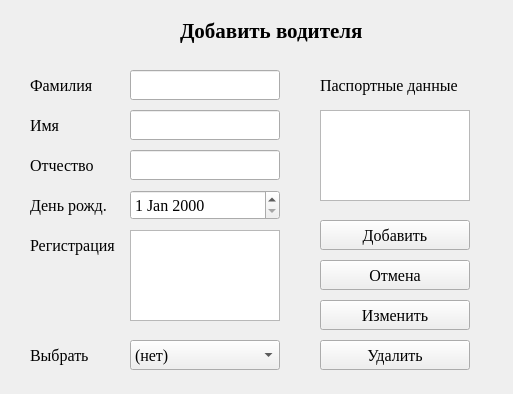
<?xml version="1.0" encoding="UTF-8"?>
<ui version="4.0">
 <class>Form</class>
 <widget class="QWidget" name="Form">
  <property name="geometry">
   <rect>
    <x>0</x>
    <y>0</y>
    <width>513</width>
    <height>394</height>
   </rect>
  </property>
  <property name="windowTitle">
   <string>Form</string>
  </property>
  <widget class="QLabel" name="label">
   <property name="geometry">
    <rect>
     <x>180</x>
     <y>10</y>
     <width>211</width>
     <height>41</height>
    </rect>
   </property>
   <property name="font">
    <font>
     <family>Times New Roman</family>
     <pointsize>16</pointsize>
     <bold>true</bold>
    </font>
   </property>
   <property name="text">
    <string>Добавить водителя</string>
   </property>
  </widget>
  <widget class="QLineEdit" name="family">
   <property name="geometry">
    <rect>
     <x>130</x>
     <y>70</y>
     <width>150</width>
     <height>30</height>
    </rect>
   </property>
   <property name="font">
    <font>
     <family>Times New Roman</family>
     <pointsize>12</pointsize>
    </font>
   </property>
  </widget>
  <widget class="QLineEdit" name="name">
   <property name="geometry">
    <rect>
     <x>130</x>
     <y>110</y>
     <width>150</width>
     <height>30</height>
    </rect>
   </property>
   <property name="font">
    <font>
     <family>Times New Roman</family>
     <pointsize>12</pointsize>
    </font>
   </property>
  </widget>
  <widget class="QLineEdit" name="surname">
   <property name="geometry">
    <rect>
     <x>130</x>
     <y>150</y>
     <width>150</width>
     <height>30</height>
    </rect>
   </property>
   <property name="font">
    <font>
     <family>Times New Roman</family>
     <pointsize>12</pointsize>
    </font>
   </property>
  </widget>
  <widget class="QLabel" name="label_2">
   <property name="geometry">
    <rect>
     <x>30</x>
     <y>70</y>
     <width>150</width>
     <height>30</height>
    </rect>
   </property>
   <property name="font">
    <font>
     <family>Times New Roman</family>
     <pointsize>12</pointsize>
    </font>
   </property>
   <property name="text">
    <string>Фамилия</string>
   </property>
  </widget>
  <widget class="QLabel" name="label_3">
   <property name="geometry">
    <rect>
     <x>30</x>
     <y>110</y>
     <width>150</width>
     <height>30</height>
    </rect>
   </property>
   <property name="font">
    <font>
     <family>Times New Roman</family>
     <pointsize>12</pointsize>
    </font>
   </property>
   <property name="text">
    <string>Имя</string>
   </property>
  </widget>
  <widget class="QLabel" name="label_4">
   <property name="geometry">
    <rect>
     <x>30</x>
     <y>150</y>
     <width>150</width>
     <height>30</height>
    </rect>
   </property>
   <property name="font">
    <font>
     <family>Times New Roman</family>
     <pointsize>12</pointsize>
    </font>
   </property>
   <property name="text">
    <string>Отчество</string>
   </property>
  </widget>
  <widget class="QLabel" name="label_5">
   <property name="geometry">
    <rect>
     <x>320</x>
     <y>70</y>
     <width>151</width>
     <height>31</height>
    </rect>
   </property>
   <property name="font">
    <font>
     <family>Times New Roman</family>
     <pointsize>12</pointsize>
    </font>
   </property>
   <property name="text">
    <string>Паспортные данные</string>
   </property>
  </widget>
  <widget class="QPushButton" name="b_ok">
   <property name="geometry">
    <rect>
     <x>320</x>
     <y>220</y>
     <width>150</width>
     <height>30</height>
    </rect>
   </property>
   <property name="font">
    <font>
     <family>Times New Roman</family>
     <pointsize>12</pointsize>
    </font>
   </property>
   <property name="text">
    <string>Добавить</string>
   </property>
  </widget>
  <widget class="QPushButton" name="b_cancel">
   <property name="geometry">
    <rect>
     <x>320</x>
     <y>260</y>
     <width>150</width>
     <height>30</height>
    </rect>
   </property>
   <property name="font">
    <font>
     <family>Times New Roman</family>
     <pointsize>12</pointsize>
    </font>
   </property>
   <property name="text">
    <string>Отмена</string>
   </property>
  </widget>
  <widget class="QPushButton" name="b_change">
   <property name="geometry">
    <rect>
     <x>320</x>
     <y>300</y>
     <width>150</width>
     <height>30</height>
    </rect>
   </property>
   <property name="font">
    <font>
     <family>Times New Roman</family>
     <pointsize>12</pointsize>
    </font>
   </property>
   <property name="text">
    <string>Изменить</string>
   </property>
  </widget>
  <widget class="QComboBox" name="cb_select">
   <property name="geometry">
    <rect>
     <x>130</x>
     <y>340</y>
     <width>150</width>
     <height>30</height>
    </rect>
   </property>
   <property name="font">
    <font>
     <family>Times New Roman</family>
     <pointsize>12</pointsize>
    </font>
   </property>
   <item>
    <property name="text">
     <string>(нет)</string>
    </property>
   </item>
  </widget>
  <widget class="QLabel" name="label_6">
   <property name="geometry">
    <rect>
     <x>30</x>
     <y>340</y>
     <width>150</width>
     <height>30</height>
    </rect>
   </property>
   <property name="font">
    <font>
     <family>Times New Roman</family>
     <pointsize>12</pointsize>
    </font>
   </property>
   <property name="text">
    <string>Выбрать</string>
   </property>
  </widget>
  <widget class="QPushButton" name="b_kill">
   <property name="geometry">
    <rect>
     <x>320</x>
     <y>340</y>
     <width>150</width>
     <height>30</height>
    </rect>
   </property>
   <property name="font">
    <font>
     <family>Times New Roman</family>
     <pointsize>12</pointsize>
    </font>
   </property>
   <property name="text">
    <string>Удалить</string>
   </property>
  </widget>
  <widget class="QTextEdit" name="passport">
   <property name="geometry">
    <rect>
     <x>320</x>
     <y>110</y>
     <width>150</width>
     <height>91</height>
    </rect>
   </property>
   <property name="font">
    <font>
     <family>Times New Roman</family>
     <pointsize>12</pointsize>
    </font>
   </property>
  </widget>
  <widget class="QLabel" name="label_7">
   <property name="geometry">
    <rect>
     <x>30</x>
     <y>230</y>
     <width>150</width>
     <height>30</height>
    </rect>
   </property>
   <property name="font">
    <font>
     <family>Times New Roman</family>
     <pointsize>12</pointsize>
    </font>
   </property>
   <property name="text">
    <string>Регистрация</string>
   </property>
  </widget>
  <widget class="QTextEdit" name="adr">
   <property name="geometry">
    <rect>
     <x>130</x>
     <y>230</y>
     <width>150</width>
     <height>91</height>
    </rect>
   </property>
   <property name="font">
    <font>
     <family>Times New Roman</family>
     <pointsize>12</pointsize>
    </font>
   </property>
  </widget>
  <widget class="QDateEdit" name="d_birthday">
   <property name="geometry">
    <rect>
     <x>130</x>
     <y>190</y>
     <width>150</width>
     <height>30</height>
    </rect>
   </property>
   <property name="font">
    <font>
     <family>Times New Roman</family>
     <pointsize>12</pointsize>
    </font>
   </property>
  </widget>
  <widget class="QLabel" name="label_8">
   <property name="geometry">
    <rect>
     <x>30</x>
     <y>190</y>
     <width>150</width>
     <height>30</height>
    </rect>
   </property>
   <property name="font">
    <font>
     <family>Times New Roman</family>
     <pointsize>12</pointsize>
    </font>
   </property>
   <property name="text">
    <string>День рожд.</string>
   </property>
  </widget>
 </widget>
 <resources/>
 <connections/>
</ui>
